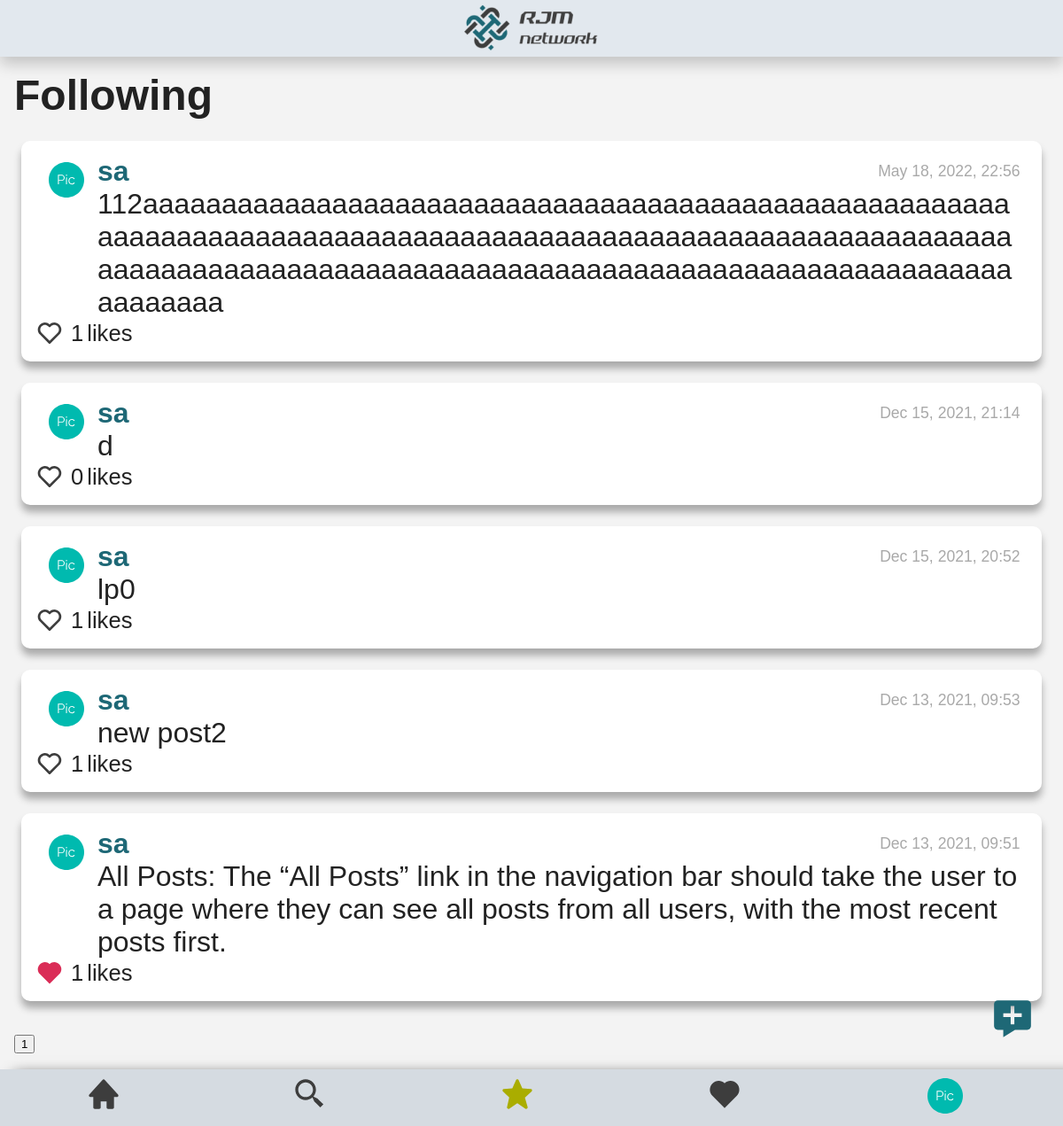
Before: /following (signed in) with the older database file.
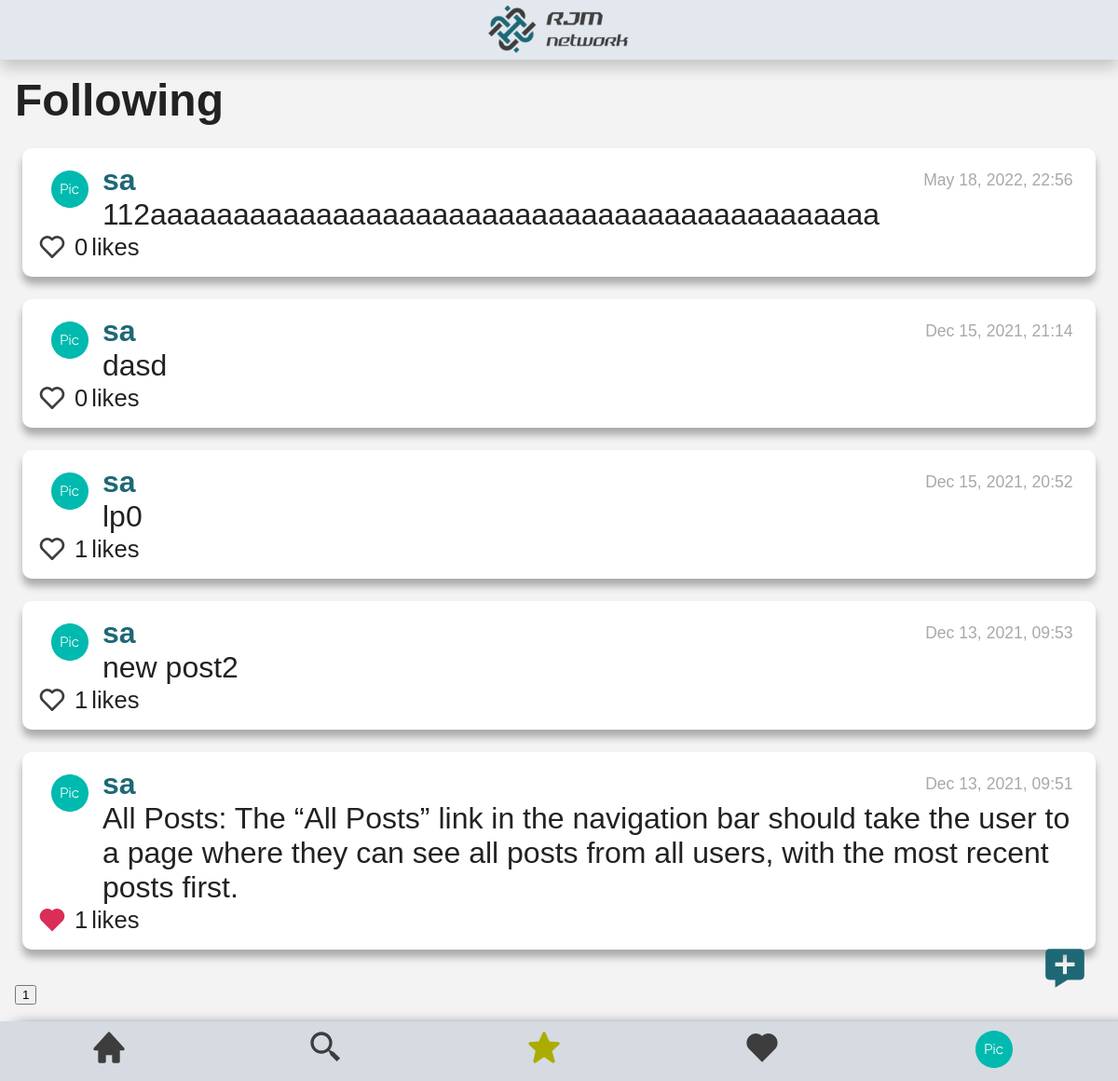
After: the same page with the newer database file.
### network/models.py (models this page shows, shortened)
class NewPost(models.Model):
    poster = models.ForeignKey(User, on_delete=models.PROTECT, related_name="posts_posted")
    description = models.TextField(blank=False)
    date_added = models.DateTimeField(auto_now_add=True)

class User(AbstractUser):
    pass

### network/views.py (the view)
# urls.py: path("following", views.following, name="following"),
def following(request):
    if request.user.id:
        follows_filter=[]
        followers = Followers.objects.filter(follower=request.user.id)
        for each_followers_filter in followers:
            print(each_followers_filter.followed.id)
            follows_filter.append(each_followers_filter.followed.id)
        all_posts = NewPost.objects.all()
        all_posts = all_posts.order_by("-date_added")
        all_posts2=all_posts.filter(poster__in=follows_filter)
        total_posts=all_posts2.count()
        all_posts2=all_posts2[:10]
        total_pages=math.ceil(total_posts/10)
        list_total_pages = []
        for i in range(2, total_pages+1):
            list_total_pages.append(i)
        all_likers = Likers.objects.all()
        for post in all_posts2:
            post.date_added = (post.date_added.strftime("%b %d, %Y, %H:%M"))
            post.number_likes=0
            likers = all_likers.filter(post=post.id)
            likers_id = []
            for each_liker in likers:
                post.likers = each_liker.liker.all()
                post.number_likes = each_liker.liker.count()
                for each in each_liker.liker.all():
                    likers_id.append(each.id)
                post.likers_id = likers_id
        return render(request, "network/following.html",{
            "follows_filter":follows_filter,
            "all_posts":all_posts2,
            "list_total_pages":list_total_pages,
        })
    else:
        return render(request, "network/register.html")

### network/templates/network/following.html (shortened to what this page needs)
{% extends "network/layout.html" %}
{% load static %}
{% block body %}
<h3>Following</h3>
    <div id="all_posts_view">
        <div id="page_0">
            {% if all_posts %}
                {% for post in all_posts %}
                    <div id="posts_style">
                        <div id="posts-flex-order">
                            <div id="posts-flex-order-child1">
                            </div>
                            <div id="posts-flex-order-child2">
                                <div id="posts-first-line">
                                    <a id="profile"  href="profile/{{ post.poster.id }}">{{ post.poster }}</a>
                                    <div id="post-{{post.date_added}}" class="date_post"> {{ post.date_added }}</div>
                                </div>
                                <div id="post-description-{{post.id}}" class="description_post"> {{ post.description }} </div>
                            </div>
                        </div>
                        <div id="like_complete">
                            {% if user.id in post.likers_id %}
                                <button class="yes_button" id="like-btn-{{post.id}}" value="heart_full" onclick="like('{{ post.id }}')">
                                    <svg id="heart-img-{{ post.id }}" alt="jacket" width="40" height="40" viewBox="0 0 40 40" fill="none" xmlns="http://www.w3.org/2000/svg">
                                        <path d="M33.6751 7.9851C32.7561 7.05963 31.6632 6.32493 30.4593 5.82324C29.2555 5.32155 27.9643 5.06277 26.6601 5.06177C24.1931 5.06217 21.8162 5.98889 20 7.65843C18.1841 5.98861 15.8071 5.06185 13.34 5.06177C12.0343 5.06313 10.7417 5.3227 9.53661 5.82555C8.33155 6.3284 7.23783 7.06459 6.31838 7.99177C2.39672 11.9301 2.39838 18.0901 6.32172 22.0118L20 35.6901L33.6784 22.0118C37.6017 18.0901 37.6034 11.9301 33.6751 7.9851Z" fill="#DA2D57"/>
                                    </svg>
                                </button>
                            {% else %}
                                <button class="yes_button" id="like-btn-{{post.id}}" value="heart_empty"  onclick="like('{{ post.id }}')">
                                    <svg id="heart-img-{{ post.id }}" alt="jacket" width="40" height="40" viewBox="0 0 40 40" fill="none" xmlns="http://www.w3.org/2000/svg">
                                        <path d="M20 7.65843C18.1841 5.98861 15.8071 5.06185 13.34 5.06177C12.0343 5.06313 10.7417 5.3227 9.53661 5.82555C8.33155 6.3284 7.23783 7.06459 6.31838 7.99177C2.39672 11.9301 2.39838 18.0901 6.32172 22.0118L18.5417 34.2318C18.825 34.7301 19.3717 35.0518 20 35.0518C20.258 35.0493 20.5119 34.9863 20.7411 34.8679C20.9704 34.7495 21.1686 34.579 21.32 34.3701L33.6784 22.0118C37.6017 18.0884 37.6017 11.9301 33.675 7.9851C32.7561 7.05963 31.6632 6.32493 30.4593 5.82324C29.2555 5.32155 27.9643 5.06277 26.66 5.06177C24.1931 5.06217 21.8162 5.98889 20 7.65843ZM31.3184 10.3418C33.9234 12.9601 33.925 17.0501 31.3217 19.6551L20 30.9768L8.67838 19.6551C6.07505 17.0501 6.07672 12.9601 8.67505 10.3484C9.94172 9.08843 11.5984 8.3951 13.34 8.3951C15.0817 8.3951 16.7317 9.08843 17.9884 10.3451L18.8217 11.1784C18.9764 11.3333 19.16 11.4562 19.3622 11.5401C19.5644 11.6239 19.7812 11.6671 20 11.6671C20.2189 11.6671 20.4357 11.6239 20.6379 11.5401C20.8401 11.4562 21.0237 11.3333 21.1784 11.1784L22.0117 10.3451C24.5317 7.8301 28.8017 7.83677 31.3184 10.3418Z" fill="#3D3D3D"/>
                                    </svg>
                                </button>
                            {% endif %}
                            <div id="like-count-{{post.id}}" class="d-inline-block">{{post.number_likes}} </div> likes
                        </div>
                    </div>
                {% endfor %}
                <div id="id_page_buttons">
                    <button id="selected_button" class="no-button" > 1 </button>
                </div>
            {% else %}
                <li>no post</li>
            {% endif %}
        </div>
    </div>
{% endblock %}

Changed rows visible on the page:
changed NewPost: description "112aaaaaaaaaaaaaaaaaaaaaaaaaaaaaaaaaaaaaaaaaaaaaaaaaaaaaaaaaaaaaaaaaaaaaaaaaaaaaaaaaaaaaaaaaaaaaaaaaaaaaaaaaaaaaaaaaaaaaaaaaaaaaaaaaaaaaaaaaaaaaaaaaaaaaaaaaaaaaaaaaaaaaaaaaaaaaaaaaaa" → "112aaaaaaaaaaaaaaaaaaaaaaaaaaaaaaaaaaaaaaaaaaaa"; number_likes "1" → "0"
changed NewPost: description "d" → "dasd"
